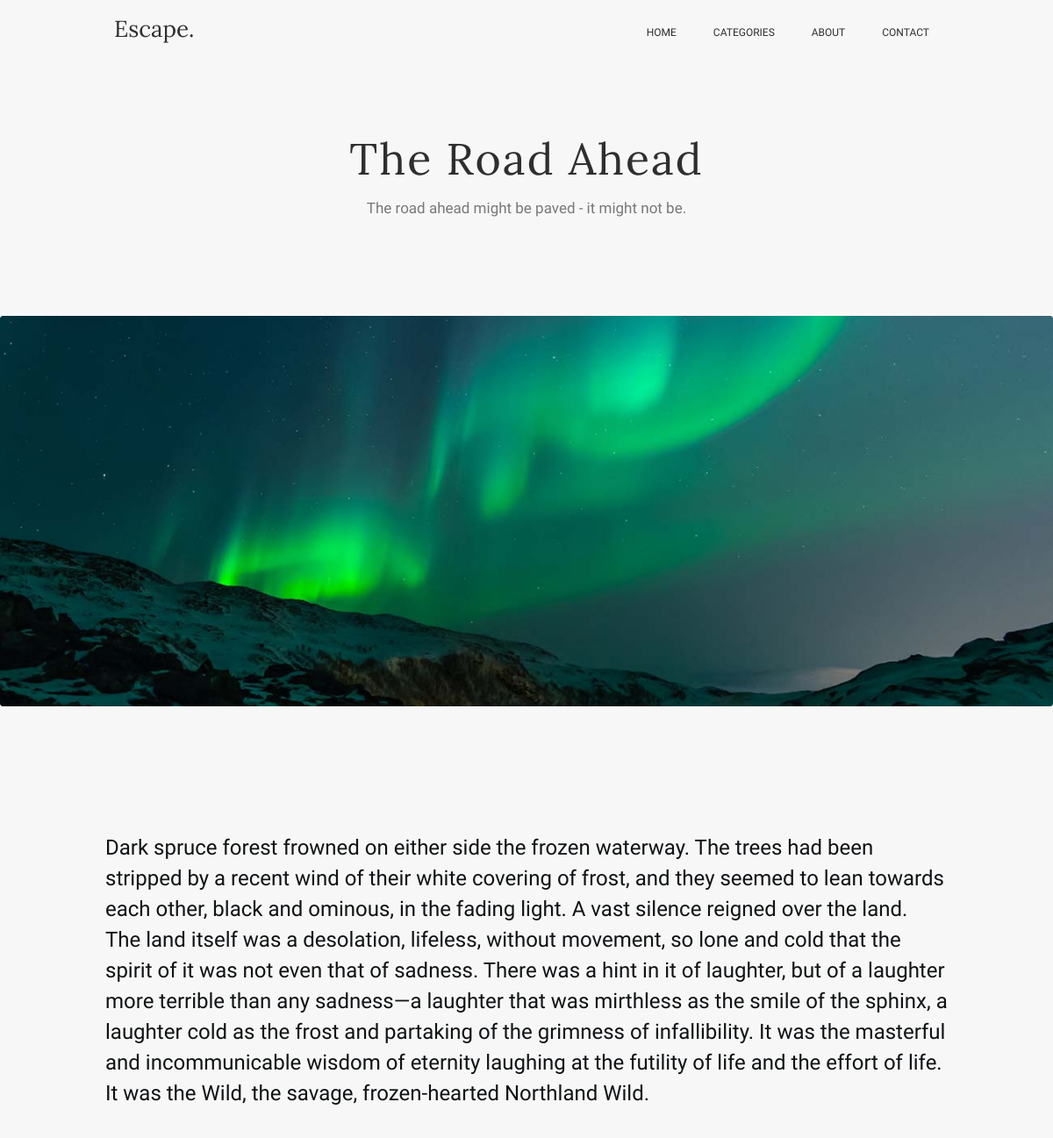
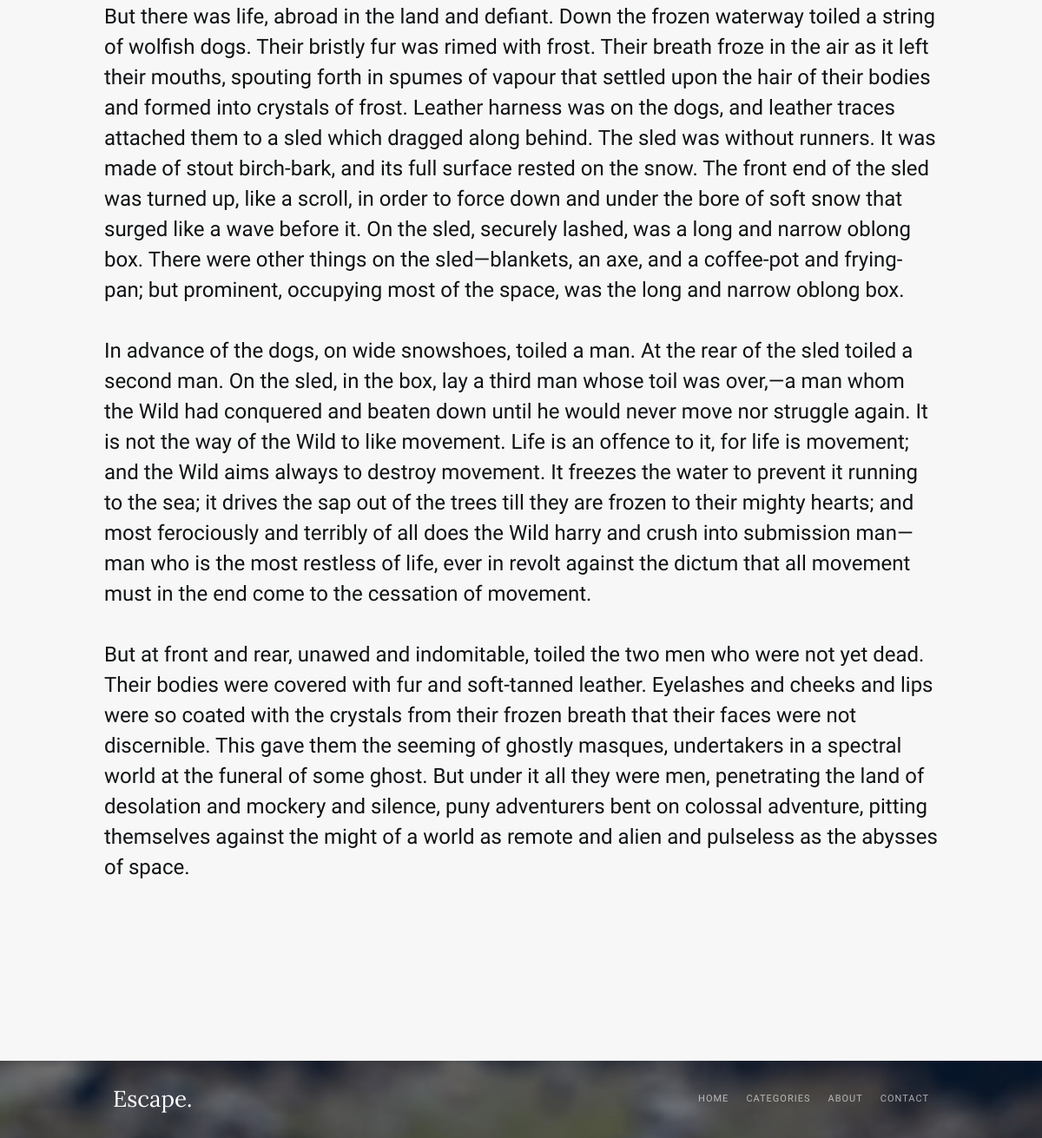
Page /post?id=1 on the committed database (2 pictures, top to bottom).
### tables this page shows
CREATE TABLE 
    post (
        `id` 			    INT NOT NULL AUTO_INCREMENT,
        `is_feautured`	    TINYINT(1) DEFAULT 0 NOT NULL,
        `image_url` 	    VARCHAR(255) NOT NULL,
        `image_preview_url` VARCHAR(255) NOT NULL,
        `image_alt`         VARCHAR(255) NOT NULL,
        `title` 		    VARCHAR(255) NOT NULL,
        `subtitle` 		    VARCHAR(255) NOT NULL,
        `text`			    TEXT NOT NULL,
        `avatar_url` 	    VARCHAR(255) NOT NULL,
        `author` 		    VARCHAR(255) NOT NULL,
        `time_stamp` 	    INT NOT NULL,
        `sticker` 		    VARCHAR(255) NOT NULL,
        PRIMARY KEY (`id`)
    );

### data/sql/UsingDB.php (called while the page is built, shortened)
<?php
function getPostFromDB($postId, $postData, mysqli $conn): array
{
    $sql = "SELECT is_feautured, image_url, image_preview_url, image_alt, title, subtitle, text, avatar_url, author, time_stamp, sticker FROM post WHERE id = {$postId}";
    $result = $conn->query($sql);
    if ($result->num_rows == 1) {
        if ($row = $result->fetch_assoc()) {
            $postData = $row;
        }
    } else {
        throw new Exception('Пост с таким id не существует');
    }
    return $postData;
}

### post.php (the view, shortened to what this page needs)
<?php
include './data/sql/UsingDB.php';
$postId = $_GET['id'];
$conn = createDBConnection();
$postData = [];
try {
    $postData = getPostFromDB($postId, $postData, $conn);
} catch (Throwable $error) {
    echo $error->getMessage();
    exit();
}
?>
<!DOCTYPE html>
<html lang="en">
<head>
    <link rel="stylesheet" href="styles/style2.css">
</head>
<body>
    <header class="header">
        <nav class="header__navigation navigation container">
            <div class="navigation__block">
                <a class="navigation__logo_header" href="/home">Escape.</a>
                <ul class="navigation__list">
                    <li class="navigation__item"><a class="navigation__link_header" href="/home">HOME</a></li>
                    <li class="navigation__item"><a class="navigation__link_header" href="#">CATEGORIES</a></li>
                    <li class="navigation__item"><a class="navigation__link_header" href="#">ABOUT</a></li>
                    <li class="navigation__item"><a class="navigation__link_header" href="#">CONTACT</a></li>
                </ul>
            </div>
        </nav>
    </header>
    <main>
        <div class="banner container">
            <h1 class="banner__title"><?= $postData['title'] ?></h1>
            <h2 class="banner__subtitle"><?= $postData['subtitle'] ?></h2>
        </div>
        <img class="main-img" src="<?= $postData['image_url'] ?>" alt=”<?= $postData['image_alt'] ?>”>
        <div class="content container">
            <p class="content__text">
                <?= $postData['text'] ?>
            </p>
        </div>
    </main>
    <footer class="footer">
        <nav class="footer__navigation navigation container">
            <div class="navigation__block">
                <a class="navigation__logo_footer" href="/home">Escape.</a>
                <ul class="navigation__list">
                    <li class="navigation__item"><a class="navigation__link_footer" href="/home">HOME</a></li>
                    <li class="navigation__item"><a class="navigation__link_footer" href="#">CATEGORIES</a></li>
                    <li class="navigation__item"><a class="navigation__link_footer" href="#">ABOUT</a></li>
                    <li class="navigation__item"><a class="navigation__link_footer" href="#">CONTACT</a></li>
                </ul>
            </div>
        </nav>
    </footer>
</body>
</html>

### styles/style2.css (style rules this page uses)
* { margin: 0; padding: 0; }
body { background-color: #f7f7f7; }
.container { max-width: 960px; margin: 0 auto; }
.navigation__block { display: flex; justify-content: space-between; flex-wrap: wrap; }
.navigation__list { display: flex; justify-content: center; list-style-type: none; flex-wrap: wrap; }
.navigation__logo_header { display: block; padding: 20px 10px 28px 10px; margin: 0; font: 400 26px/26px Lora, sans-serif; letter-spacing: 0; text-align: center; color: #2e2e2e; text-decoration: none; }
.navigation__link_header { display: block; padding: 27px 21px; margin: 0; font: 400 12px/20px Oxygen, sans-serif; letter-spacing: 0; text-align: center; color: #2e2e2e; text-decoration: none; }
.banner__title { display: block; padding-top: 82px; padding-bottom: 20px; margin: 0; font: 400 50px/51px Lora, sans-serif; letter-spacing: 2px; text-align: center; color: #2e2e2e; }
.banner__subtitle { display: block; padding-bottom: 113px; margin: 0; font: 400 17px/20px Oxygen, sans-serif; letter-spacing: 0; text-align: center; color: #2e2e2ea1; }
.main-img { padding: 0; margin: 0 auto; border-radius: 3px; width: 100%; }
.content { padding-top: 140px; padding-bottom: 135px; }
.content__text { display: block; padding-bottom: 35px; margin: 0; font: 400 24px/35px Oxygen, sans-serif; letter-spacing: 0; text-align: left; color: #101315; }
.footer { background-image: url(../images/footer.png); background-color: #4d565d; background-blend-mode: overlay; background-position: center; background-size: cover; }
.navigation__logo_footer { display: block; padding: 31px 10px 32px 10px; margin: 0; font: 400 26px/26px Lora, sans-serif; letter-spacing: 0; text-align: center; color: #ffffff; text-decoration: none; }
.navigation__link_footer { display: block; padding: 31px 10px 32px 10px; margin: 0; font: 400 11px/26px Oxygen, sans-serif; letter-spacing: 1px; text-align: center; color: #ffffffa1; text-decoration: none; }

### rows in the picture
post: title "The Road Ahead", subtitle "The road ahead might be paved - it might not be.", image_url (picture), text "Dark spruce forest frowned on either side the frozen waterway. The trees had been stripped by a recent wind of their white covering of frost, and they seemed to lean towards each other, black and ominous, in the fading light. A vast silence reigned over the land. The land itself was a desolation, lifeless, without movement, so lone and cold that the spirit of it was not even that of sadness. There was a hint in it of laughter, but of a laughter more terrible than any sadness—a laughter that was mirthless as the smile of the sphinx, a laughter cold as the frost and partaking of the grimness of infallibility. It was the masterful and incommunicable wisdom of eternity laughing at the futility…"
